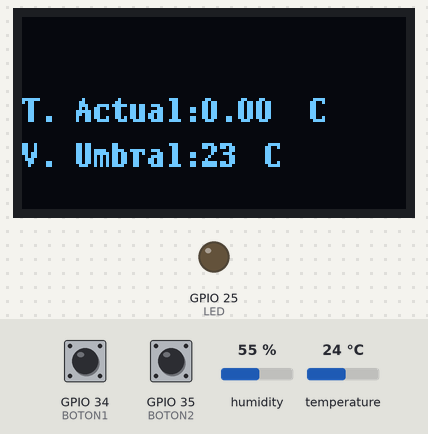
A sketch run on a simulated ESP32. Parts: 128×64 one-colour display, output pins drawn as LEDs (lit = HIGH). The inputs (shaded band) are chosen by the test bench; at power-on: temperature 24 °C, GPIO 34 (BOTON1) HIGH, GPIO 35 (BOTON2) LOW, humidity 55 %. EEPROM starts erased; what the sketch prints to the serial monitor is not drawn.

Above: at 1.2 s.
1.3 s: temperature set to 21 °C
At 3.2 s:
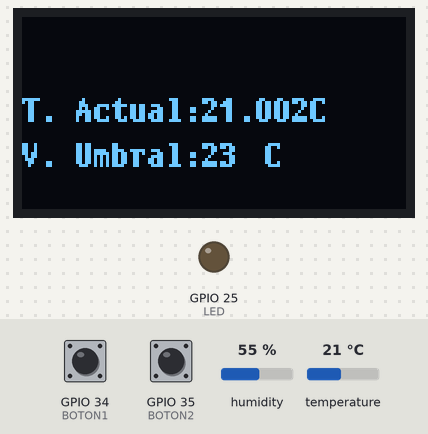
3.5 s: temperature set to 28 °C
At 4.6 s:
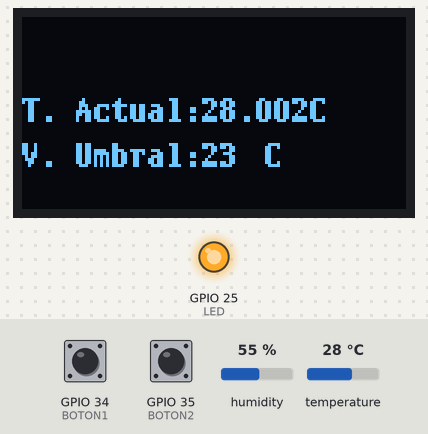
5.5 s: GPIO 34 (BOTON1) pulled LOW for 0.15 s
7.1 s: temperature set to 12 °C
At 8.4 s:
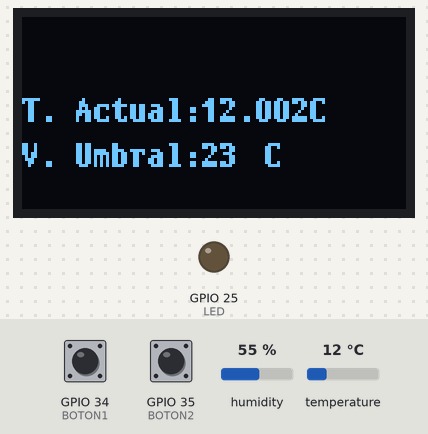
9.6 s: GPIO 34 (BOTON1) driven LOW
16.0 s: GPIO 34 (BOTON1) driven HIGH
At 16.4 s:
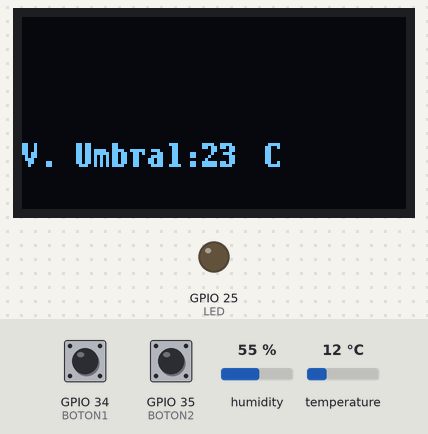
Timing chart, 0 to 18.5 s (numbered marks = the images above; inputs shaded):
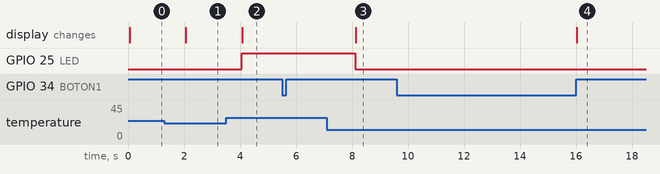

Measured:
- after the input at 1.3 s, GPIO 25 (LED): stays LOW (without the input it goes to HIGH after 0.73 s); the display: changes after 0.76 s (image 1)
- after the input at 3.5 s, GPIO 25 (LED): LOW → HIGH after 0.56 s; the display: changes after 0.58 s (image 2)
- after the input at 5.5 s, every drawn part: stays the same
- after the input at 7.1 s, GPIO 25 (LED): HIGH → LOW after 1.0 s; the display: changes after 1.0 s (image 3)
- after the input at 9.6 s, every drawn part: stays the same
- after the input at 16.0 s, the display: changes at once (image 4)

The sketch:

TP4.ino
```cpp
//Grupo 1  Román Otero, Octaviano Sznajdleder, Adam Bairros


#include <Preferences.h>
#include <U8g2lib.h>
#include "DHT.h"

Preferences preferences;

/* ----------------------------------------------------------------------------------------------------- */

// Definicion de constructores y variables globales

U8G2_SH1106_128X64_NONAME_F_HW_I2C u8g2(U8G2_R0, /* reset=*/ U8X8_PIN_NONE);

/* ----------------------------------------------------------------------------------------------------- */
void printBMP_OLED(void );
void printBMP_OLED2(void) ;

#define BOTON1 34
#define BOTON2 35
#define P1 0
#define P2 1
#define RST 20
#define ESPERA1 2
#define ESPERA2 3
#define AUMENTAR 4
#define RESTAR 5
int estado = RST;
#define LED 25
#define DHTPIN 23
#define DHTTYPE DHT11
DHT dht(DHTPIN, DHTTYPE);
float temp;
int valorU;
int millis_valor;
int millis_actual;
int millis_valor_temp;
int millis_actual_temp;

void setup() {
  pinMode(LED, OUTPUT);
  pinMode(BOTON1, INPUT);
  pinMode(BOTON2, INPUT);
  Serial.begin(115200);
  Serial.println(F("DHTxx test!"));
  u8g2.begin();
  dht.begin();
  preferences.begin("memoria", false);                  //inicia la memoria, llamada memoria, y permite que lea y modifique datos.
  valorU = preferences.getUInt("valorUmbral", 23);     //iguala valorU a lo que estaba guardado previamente en valorUmbral, o si no hay nada se iguala a 23


}

void loop() {

  millis_actual_temp = millis();
  if (millis_actual_temp - millis_valor_temp >= 2000) {
    temp = dht.readTemperature();
    if (isnan(temp)) {
      Serial.println(F("Failed to read from DHT sensor!"));
      return;
    }

    if (temp >= valorU) {
      digitalWrite(LED, HIGH);
    }
    if (temp < valorU) {
      digitalWrite(LED, LOW);
    }
    millis_valor_temp = millis();
  }
  switch (estado) {
    case RST:

      millis_valor = millis();
      estado = P1;
      break;

    case P1:
      Serial.println("p1");

      printBMP_OLED();
      if (digitalRead(BOTON1) == LOW) {
        Serial.println("boton 1 pres");
        millis_valor = millis();   // 5000s
        estado = ESPERA1;
      }

      break;
    case ESPERA1:
      millis_actual = millis();     //10000s

      if (millis_actual - millis_valor  >= 5000) {
        Serial.println("pasaron 5 seg");
        estado = P2;
      }
      if (digitalRead(BOTON1) == HIGH) {
        Serial.println("boton 1  soltado");
        estado = P1;
      }
      break;
    case P2:

      if (digitalRead(BOTON1) == HIGH) {
        Serial.println("P2");

        printBMP_OLED2();
        if (digitalRead(BOTON1) == LOW) {
          Serial.println("AUMENTAR");

          estado = AUMENTAR;
        }
        if (digitalRead(BOTON2) == LOW) {
          millis_valor = millis();
          estado = RESTAR;
        }

      }

      break;
    case ESPERA2:

      if (digitalRead(BOTON2) == HIGH) {
        preferences.putUInt("valorUmbral", valorU);           //guarda en valorUmbral el valorU actual al volver a pantalla 1
        Serial.print("Se guardo valor umbral: ");
        Serial.println(valorU);

        estado = P1;
      }

      break;

    case AUMENTAR:


      if (digitalRead(BOTON1) == HIGH) {
        valorU = valorU + 1;
        estado = P2;
      }


      break;

    case RESTAR:

      millis_actual = millis();
      if (millis_actual - millis_valor >= 5000)
      {
        estado = ESPERA2;
      }


      if (digitalRead(BOTON2) == HIGH) {
        valorU = valorU - 1;
        estado = P2;
      }


      break;
  }


}


void printBMP_OLED(void) {
  char stringU[5];
  char stringtemp[5];
  u8g2.clearBuffer();          // clear the internal memory
  u8g2.setFont(u8g2_font_t0_11b_tr); // choose a suitable font
  sprintf (stringtemp, "%.2f" , temp); ///convierto el valor float a string
  sprintf (stringU, "%d" , valorU); ///convierto el valor float a string
  u8g2.drawStr(0, 35, "T. Actual:");
  u8g2.drawStr(60, 35, stringtemp);
  u8g2.drawStr(90, 35, " C");
  u8g2.drawStr(0, 50, "V. Umbral:");
  u8g2.drawStr(60, 50, stringU);
  u8g2.drawStr(75, 50, " C");
  u8g2.sendBuffer();          // transfer internal memory to the display
}

void printBMP_OLED2(void) {
  char stringU[5];
  u8g2.clearBuffer();          // clear the internal memory
  sprintf (stringU, "%d" , valorU);
  u8g2.setFont(u8g2_font_t0_11b_tr); // choose a suitable font
  u8g2.drawStr(0, 50, "V. Umbral:");
  u8g2.drawStr(60, 50, stringU);
  u8g2.drawStr(75, 50, " C");
  u8g2.sendBuffer();          // transfer internal memory to the display
}
```
